Frame 1 (no input): blank canvas, image omitted
Frame 60 (no input): blank canvas, image omitted
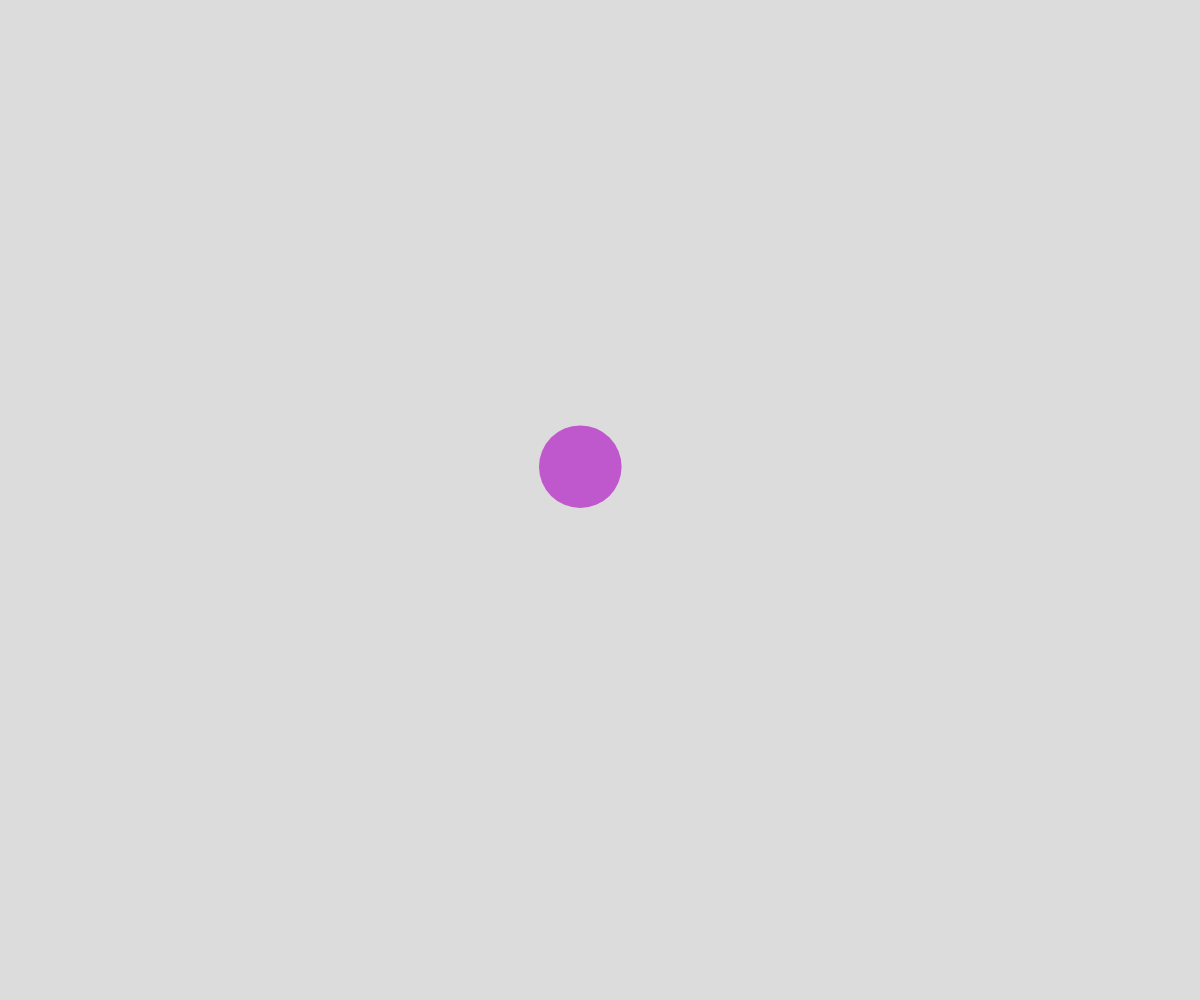
Frame 120 (the mouse pressed at the canvas centre since frame 60)

The p5.js sketch whose frames 1 and 60 were blank and that drew this single picture after the mouse press (run headless with seeded random() and noise() and a simulated clock; from frame 60 on, the mouse is pressed at the canvas centre):

// p5.js sketch
// ── sketch.js
// connected nodes OOP demo

class MovingPoint {
  constructor(x, y) {
    this.x = x;
    this.y = y;
    this.xTime = random(1000);
    this.yTime = random(1000);
    this.deltaTime = 0.05;
    this.radius = 15;
    this.speed = 5;
    this.color = color(random(255), random(255), random(255));
    this.reach = 200;
    this.maxRad = 50;
    this.minRad = 5;
  }
  display() {
    noStroke();
    fill(this.color);
    circle(this.x, this.y, this.radius * 2);
  }
  update() {
    this.move();
    this.wrapAround();
    this.adjustSize();
  }

  adjustSize() {
    let mouseDist = dist(this.x, this.y, mouseX, mouseY);
    if (mouseDist < this.reach) {
      let theSize = map(mouseDist, 0, this.reach, this.maxRad, this.minRad);
      this.radius = theSize;
    }
    else {
      this.radius = this.minRad;
    }
  }

  connectTo(nodesArray) {
    for (let otherNode of nodesArray) {
      if (this !== otherNode) {
        let distance = dist(this.x, this.y, otherNode.x, otherNode.y);
        if (distance < this.reach ) {
          stroke(this.color);
          line(this.x, this.y, otherNode.x, otherNode.y);
        }
      }
    }
  }

  move() {
    let dx = noise(this.xTime);
    let dy = noise(this.yTime);

    // scale from 0-1 to movement soeed

    dx = map(dx, 0, 1, -this.speed, this.speed);
    dy = map(dy, 0, 1, -this.speed, this.speed);

    this.x += dx;
    this.y += dy;

    this.xTime += this.deltaTime;
    this.yTime += this.deltaTime;
  }
  wrapAround() {
    if (this.x < 0 ) {
      this.x += width;
    }
    if (this.x > width) {
      this.x -= width;
    }
    if (this.y < 0 ) {
      this.x += height;
    }
    if (this.y > height) {
      this.x -= height;
    }
  }


}

let nodes = [];

function setup() {
  createCanvas(windowWidth, windowHeight);

}

function draw() {
  background(220);
  // lines first
  for (let node of nodes) {
    node.update();
    node.connectTo(nodes);
  }
  for (let node of nodes) {
    node.display();
  }
}

function mousePressed() {
  nodes.push(new MovingPoint(mouseX, mouseY));
}
